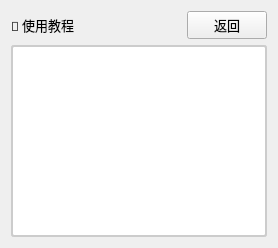
         <widget class="QWidget" name="page_tutorial">
          <layout class="QVBoxLayout" name="verticalLayout_22">
           <item>
            <layout class="QHBoxLayout" name="horizontalLayout_16">
             <item>
              <widget class="QLabel" name="sectionTitle">
               <property name="font">
                <font>
                 <family>微软雅黑</family>
                 <pointsize>10</pointsize>
                </font>
               </property>
               <property name="text">
                <string>📖 使用教程</string>
               </property>
               <property name="alignment">
                <set>Qt::AlignLeading|Qt::AlignLeft|Qt::AlignVCenter</set>
               </property>
              </widget>
             </item>
             <item>
              <spacer name="tutorial_header_spacer">
               <property name="orientation">
                <enum>Qt::Horizontal</enum>
               </property>
               <property name="sizeHint" stdset="0">
                <size>
                 <width>13</width>
                 <height>13</height>
                </size>
               </property>
              </spacer>
             </item>
             <item>
              <widget class="QPushButton" name="pushButton_back_to_home">
               <property name="sizePolicy">
                <sizepolicy hsizetype="Minimum" vsizetype="Preferred">
                 <horstretch>0</horstretch>
                 <verstretch>0</verstretch>
                </sizepolicy>
               </property>
               <property name="minimumSize">
                <size>
                 <width>0</width>
                 <height>0</height>
                </size>
               </property>
               <property name="font">
                <font>
                 <family>微软雅黑</family>
                 <pointsize>10</pointsize>
                </font>
               </property>
               <property name="text">
                <string>返回</string>
               </property>
              </widget>
             </item>
            </layout>
           </item>
           <item>
            <widget class="QTextBrowser" name="textEdit_tutorial">
             <property name="font">
              <font>
               <family>微软雅黑</family>
               <pointsize>10</pointsize>
              </font>
             </property>
             <property name="styleSheet">
              <string notr="true">QTextBrowser {
	line-height: 2.2;
	padding: 20px;
	background-color: #FFFFFF;
	border: 2px solid #CCCCCC;
	border-radius: 3px;
	color: #2D2D2D;
}
QTextBrowser img {
	max-width: 100%;
	height: auto;
}</string>
             </property>
             <property name="readOnly">
              <bool>true</bool>
             </property>
             <property name="textInteractionFlags">
              <set>Qt::TextBrowserInteraction</set>
             </property>
             <property name="openExternalLinks">
              <bool>true</bool>
             </property>
            </widget>
           </item>
          </layout>
         </widget>
